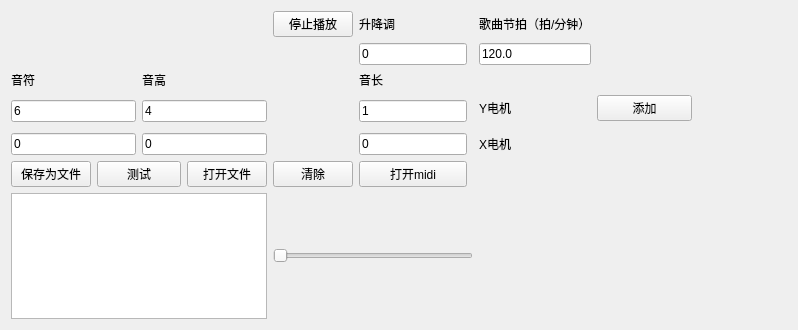
<?xml version="1.0" encoding="UTF-8"?>
<ui version="4.0">
 <class>XYControl</class>
 <widget class="QWidget" name="XYControl">
  <property name="geometry">
   <rect>
    <x>0</x>
    <y>0</y>
    <width>798</width>
    <height>330</height>
   </rect>
  </property>
  <property name="windowTitle">
   <string>Form</string>
  </property>
  <layout class="QGridLayout" name="gridLayout">
   <item row="3" column="0" rowspan="2" colspan="2">
    <widget class="QLineEdit" name="lineEdit">
     <property name="text">
      <string>6</string>
     </property>
    </widget>
   </item>
   <item row="3" column="5" rowspan="2">
    <widget class="QLineEdit" name="lineEdit_3">
     <property name="text">
      <string>1</string>
     </property>
    </widget>
   </item>
   <item row="1" column="5">
    <widget class="QLineEdit" name="lineEdit_8">
     <property name="text">
      <string>0</string>
     </property>
    </widget>
   </item>
   <item row="7" column="0" colspan="4">
    <widget class="QTextEdit" name="textEdit"/>
   </item>
   <item row="0" column="5">
    <widget class="QLabel" name="label_7">
     <property name="text">
      <string>升降调</string>
     </property>
    </widget>
   </item>
   <item row="6" column="3">
    <widget class="QPushButton" name="pushButton_3">
     <property name="text">
      <string>打开文件</string>
     </property>
    </widget>
   </item>
   <item row="0" column="4">
    <widget class="QPushButton" name="pushButton_6">
     <property name="text">
      <string>停止播放</string>
     </property>
    </widget>
   </item>
   <item row="5" column="7">
    <widget class="QLabel" name="label_6">
     <property name="text">
      <string>X电机</string>
     </property>
    </widget>
   </item>
   <item row="6" column="5">
    <widget class="QPushButton" name="pushButton_7">
     <property name="text">
      <string>打开midi</string>
     </property>
    </widget>
   </item>
   <item row="5" column="0" colspan="2">
    <widget class="QLineEdit" name="lineEdit_5">
     <property name="text">
      <string>0</string>
     </property>
    </widget>
   </item>
   <item row="1" column="8">
    <spacer name="horizontalSpacer">
     <property name="orientation">
      <enum>Qt::Horizontal</enum>
     </property>
     <property name="sizeHint" stdset="0">
      <size>
       <width>40</width>
       <height>20</height>
      </size>
     </property>
    </spacer>
   </item>
   <item row="6" column="4">
    <widget class="QPushButton" name="pushButton_4">
     <property name="text">
      <string>清除</string>
     </property>
    </widget>
   </item>
   <item row="0" column="7">
    <widget class="QLabel" name="label_4">
     <property name="text">
      <string>歌曲节拍（拍/分钟）</string>
     </property>
    </widget>
   </item>
   <item row="2" column="0">
    <widget class="QLabel" name="label">
     <property name="text">
      <string>音符</string>
     </property>
    </widget>
   </item>
   <item row="5" column="2" colspan="2">
    <widget class="QLineEdit" name="lineEdit_6">
     <property name="text">
      <string>0</string>
     </property>
    </widget>
   </item>
   <item row="3" column="2" rowspan="2" colspan="2">
    <widget class="QLineEdit" name="lineEdit_2">
     <property name="text">
      <string>4</string>
     </property>
    </widget>
   </item>
   <item row="1" column="7">
    <widget class="QLineEdit" name="lineEdit_4">
     <property name="text">
      <string>120.0</string>
     </property>
    </widget>
   </item>
   <item row="2" column="5">
    <widget class="QLabel" name="label_3">
     <property name="text">
      <string>音长</string>
     </property>
    </widget>
   </item>
   <item row="3" column="7">
    <widget class="QLabel" name="label_5">
     <property name="text">
      <string>Y电机</string>
     </property>
    </widget>
   </item>
   <item row="5" column="5">
    <widget class="QLineEdit" name="lineEdit_7">
     <property name="text">
      <string>0</string>
     </property>
    </widget>
   </item>
   <item row="6" column="1" colspan="2">
    <widget class="QPushButton" name="pushButton_5">
     <property name="text">
      <string>测试</string>
     </property>
    </widget>
   </item>
   <item row="2" column="2">
    <widget class="QLabel" name="label_2">
     <property name="text">
      <string>音高</string>
     </property>
    </widget>
   </item>
   <item row="7" column="4" colspan="3">
    <widget class="QSlider" name="horizontalSlider">
     <property name="orientation">
      <enum>Qt::Horizontal</enum>
     </property>
    </widget>
   </item>
   <item row="6" column="0">
    <widget class="QPushButton" name="pushButton_2">
     <property name="text">
      <string>保存为文件</string>
     </property>
    </widget>
   </item>
   <item row="5" column="9">
    <spacer name="horizontalSpacer_2">
     <property name="orientation">
      <enum>Qt::Horizontal</enum>
     </property>
     <property name="sizeHint" stdset="0">
      <size>
       <width>40</width>
       <height>20</height>
      </size>
     </property>
    </spacer>
   </item>
   <item row="3" column="8">
    <widget class="QPushButton" name="pushButton">
     <property name="text">
      <string>添加</string>
     </property>
    </widget>
   </item>
  </layout>
 </widget>
 <resources/>
 <connections/>
</ui>
